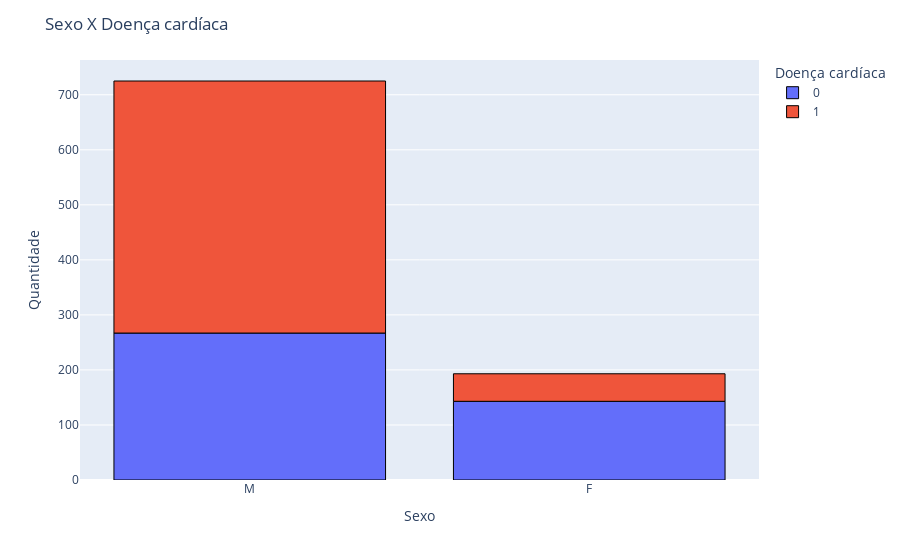

The notebook cell saved with this chart:
### Code cell
fig = px.histogram(df, x="Sex", color="HeartDisease")
fig.update_layout(
    title_text="Sexo X Doença cardíaca ",
    xaxis_title_text="Sexo",
    yaxis_title_text="Quantidade",
    legend_title_text="Doença cardíaca"
)
fig.update_traces(marker_line_width=1, marker_line_color="black")
fig.show()

### Figure 1 — Plotly figure (JSON) as saved in the notebook; plotly's stock layout.template omitted (floating-point values rounded to 4 significant figures; data arrays with more than 128 entries replaced by an {"elided": "..."} marker saying what was removed)
{"data": [{"alignmentgroup": "True", "bingroup": "x", "hovertemplate": "HeartDisease=0<br>Sex=%{x}<br>count=%{y}<extra></extra>", "legendgroup": "0", "marker": {"color": "#636efa", "line": {"color": "black", "width": 1}, "pattern": {"shape": ""}}, "name": "0", "offsetgroup": "0", "orientation": "v", "showlegend": true, "type": "histogram", "x": {"elided": "410 str values"}, "xaxis": "x", "yaxis": "y"}, {"alignmentgroup": "True", "bingroup": "x", "hovertemplate": "HeartDisease=1<br>Sex=%{x}<br>count=%{y}<extra></extra>", "legendgroup": "1", "marker": {"color": "#EF553B", "line": {"color": "black", "width": 1}, "pattern": {"shape": ""}}, "name": "1", "offsetgroup": "1", "orientation": "v", "showlegend": true, "type": "histogram", "x": {"elided": "508 str values"}, "xaxis": "x", "yaxis": "y"}], "layout": {"barmode": "relative", "legend": {"title": {"text": "Doença cardíaca"}, "tracegroupgap": 0}, "margin": {"t": 60}, "title": {"text": "Sexo X Doença cardíaca "}, "xaxis": {"anchor": "y", "domain": [0, 1], "title": {"text": "Sexo"}}, "yaxis": {"anchor": "x", "domain": [0, 1], "title": {"text": "Quantidade"}}}}
